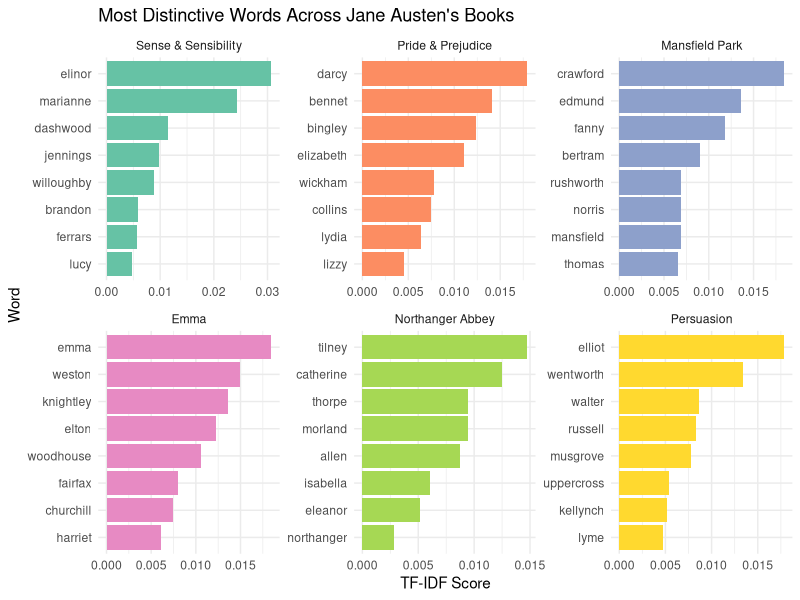

This chart was generated by the following R code:
## ---- chunk 1
library(tidytext)
library(tidyverse)
library(janeaustenr)
## ---- chunk 2
# Load the Jane Austen books
books <- austen_books()

# Look at the first few rows
head(books)

# See how many books are included
unique(books$book)
## ---- chunk 3
# Break the books into individual words
book_words <- books %>%
  unnest_tokens(word, text)

# Remove common stop words
book_words <- book_words %>%
  anti_join(stop_words, by = "word")

# Count each word in each book
book_words <- book_words %>%
  count(book, word, sort = TRUE)

# View the results
head(book_words)
## ---- chunk 4
book_words_tfidf <- book_words %>%
  bind_tf_idf(word, book, n)

# View our new results
head(book_words_tfidf)
## ---- chunk 5
# Find the words with the highest TF-IDF scores
book_words_tfidf %>%
  arrange(desc(tf_idf)) %>%
  head(15)
## ---- chunk 6
# Find the top 8 words for each book
top_words <- book_words_tfidf %>%
  group_by(book) %>%
  slice_max(tf_idf, n = 8, with_ties = FALSE) %>%
  ungroup()

# Create a visualization
ggplot(top_words, aes(
  x = reorder_within(word, tf_idf, book),
  y = tf_idf,
  fill = book
)) +
  geom_col(show.legend = FALSE) +
  facet_wrap(~book, scales = "free") +
  coord_flip() +
  scale_x_reordered() +
  scale_fill_brewer(palette = "Set2") +
  labs(
    title = "Most Distinctive Words Across Jane Austen's Books",
    x = "Word",
    y = "TF-IDF Score"
  ) +
  theme_minimal()
